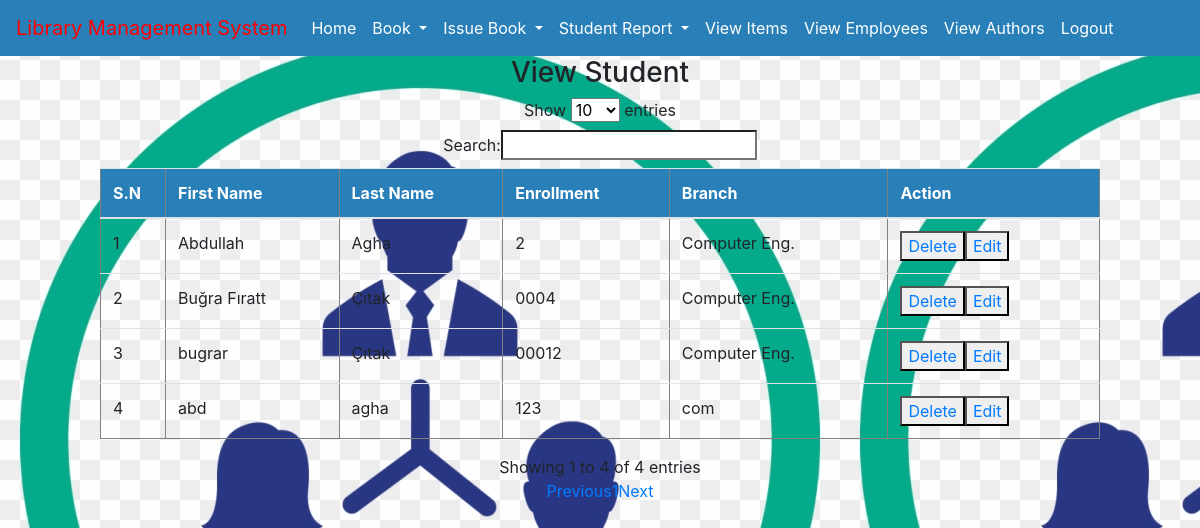
The page /viewstudent/ (signed in) on the database its author committed.
### library/models.py (models this page shows, shortened)
class Studentinfo(models.Model):
    user=models.ForeignKey(User,on_delete=models.CASCADE,null=True)
    rollNo=models.CharField(max_length=100,null=True)
    branch=models.CharField(max_length=100,null=True)

### library/views.py (the view)
# urls.py: path('viewstudent/',viewstudent, name='viewstudent'),
def viewstudent(request):
    if not request.user.is_authenticated:
        return redirect('loginadmin')
    order1 = Studentinfo.objects.all()
    d = {'data1':order1}
    return render(request,'viewstudent.html',d)

### library/templates/viewstudent.html
{% extends 'navigation.html' %}
{% load static %}
{% block body %}
    <div align="center">
        <h3 align="center">View Student</h3>
        <table border="1" style="width:1000px" align="center" id="myTable"  class="table table-border">
<thead style="background-color:#2980B9;color:white">
        <tr>
            <th>S.N</th>
            <th>First Name</th>
            <th>Last Name</th>
            <th>Enrollment</th>
            <th>Branch</th>
            <th> Action</th>
        </tr></thead>
            <tbody>
        {% for i in data1 %}
         <tr>
             <td>{{forloop.counter}} </td>
             <td>{{i.user.first_name}} </td>
             <td>{{i.user.last_name}} </td>
             <td>{{i.rollNo}} </td>
             <td>{{i.branch}} </td>
             <td> <button><a href="{% url 'deletestudent' i.id %}">Delete</a></button><button><a href="{% url 'editstudent' i.id %}">Edit</a></button></td>
         </tr>
        {% endfor %}
            </tbody>
    </table>
    </div>
{% endblock %}

### library/templates/navigation.html (style rules this page uses)
* { box-sizing: border-box; }
body { background-image:url("admin.png"); }

### rows shown on the page
Studentinfo: user.first_name "Abdullah", user.last_name "Agha", rollNo "2", branch "Computer Eng."
Studentinfo: user.first_name "Buğra Fıratt", user.last_name "Çıtak", rollNo "0004", branch "Computer Eng."
Studentinfo: user.first_name "bugrar", user.last_name "Çıtak", rollNo "00012", branch "Computer Eng."
Studentinfo: user.first_name "abd", user.last_name "agha", rollNo "123", branch "com"
